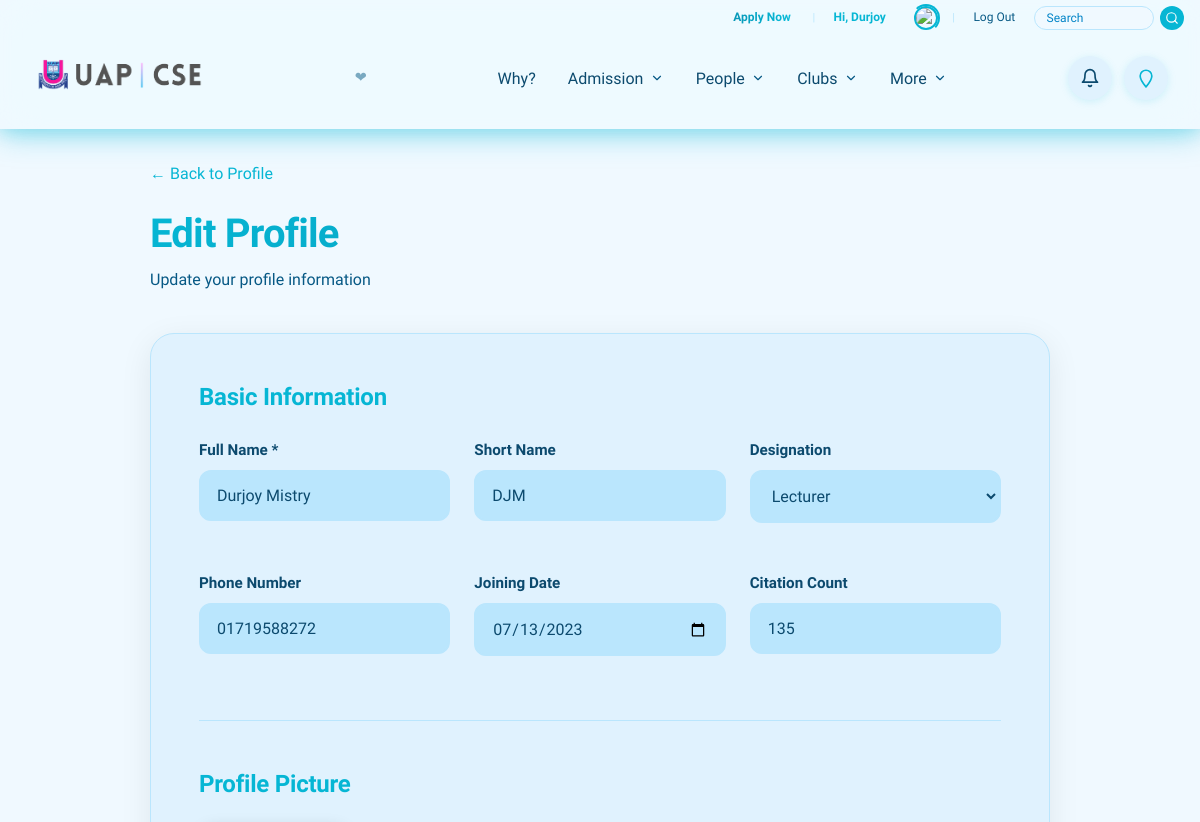
Before: /people/profile/edit/ (signed in, upper part) with the older database file.
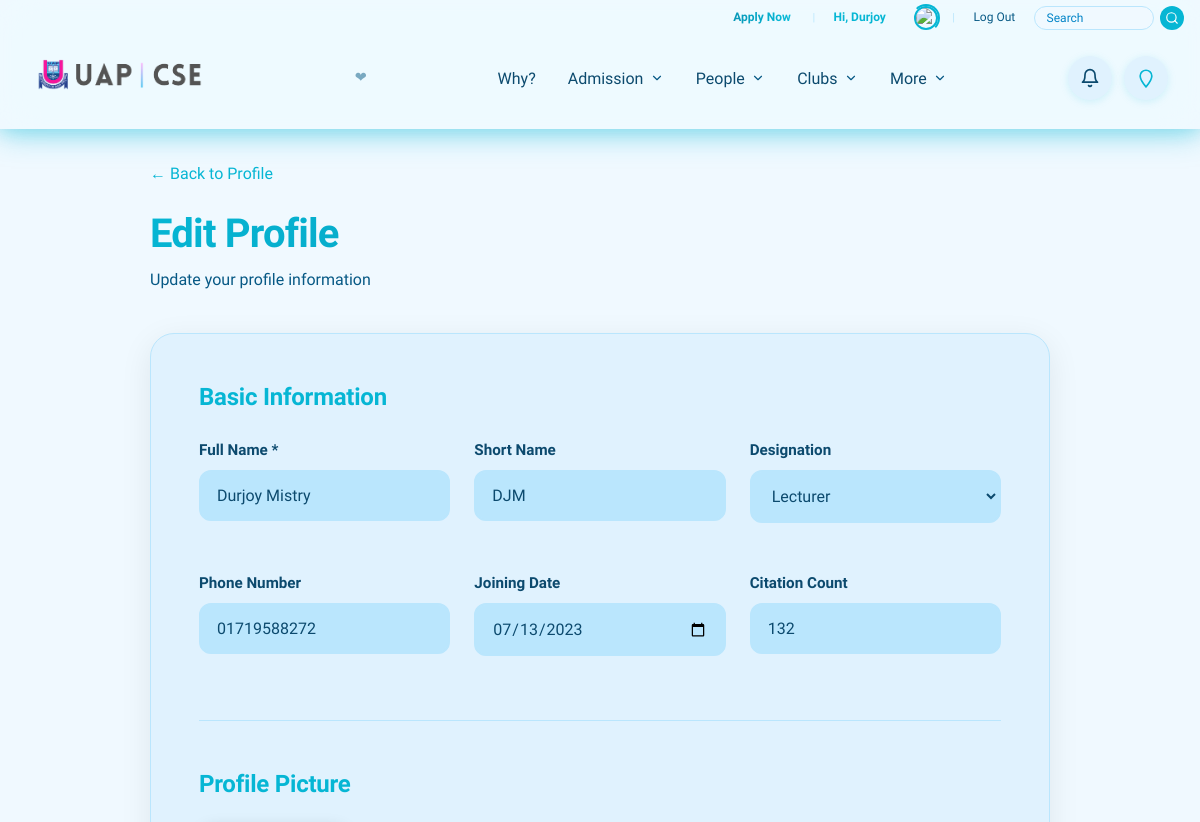
After: the same page with the newer database file.
### people/models.py (models this page shows, shortened)
class Faculty(models.Model):
    DESIGNATION_CHOICES = [
        ('Professor', 'Professor'),
        ('Associate Professor', 'Associate Professor'),
        ('Assistant Professor', 'Assistant Professor'),
        ('Lecturer', 'Lecturer'),
        ('Teaching Assistant', 'Teaching Assistant'),
    ]
    base_user = models.OneToOneField(
        BaseUser,
        on_delete=models.CASCADE,
        primary_key=True,
        related_name='faculty_profile',
        help_text="Base user account"
    )
    name = models.CharField(
        max_length=50,
        default="Name",
        help_text="Full name of the faculty member"
    )
    shortname = models.CharField(
        max_length=5,
        default='N/A',
        help_text="Short name or initials"
    )
    designation = models.CharField(
        max_length=20,
        choices=DESIGNATION_CHOICES,
        null=True,
        blank=True,
        help_text="Academic designation"
    )
    phone = models.CharField(
        max_length=11,
        blank=True,
        null=True,
        help_text="Contact phone number"
    )
    bio = models.CharField(
        max_length=92,
        blank=True,
        null=True,
        help_text="Short biography (max 92 characters)"
    )
    about = RichTextField(
        blank=True,
        null=True,
        help_text="Detailed about section with rich text"
    )
    profile_pic = ImageCropField(
        upload_to='faculty_photos/',
        null=True,
        blank=True,
        help_text="Faculty profile picture (Max 600KB, will be compressed and resized to 600x600px if larger)"
    )
    cropping = ImageRatioField(
        'profile_pic',
        '600x600',
        size_warning=True,
        help_text="Crop image to 1:1 aspect ratio (600x600)"
    )
    joining_date = models.DateField(
        null=True,
        blank=True,
        help_text="Date when faculty joined"
    )
    last_office_date = models.DateField(
        null=True,
        blank=True,
        help_text="Last date of service at UAP. If set, faculty will be shown in Legacy Faculty section"
    )
    google_scholar_url = models.URLField(
        max_length=255,
        blank=True,
        null=True,
        help_text="Google Scholar profile URL"
    )
    researchgate_url = models.URLField(
        max_length=255,
        blank=True,
        null=True,
        help_text="ResearchGate profile URL"
    )
    orcid_url = models.URLField(
        max_length=255,
        blank=True,
        null=True,
        help_text="ORCID profile URL"
    )
    scopus_url = models.URLField(
        max_length=255,
        blank=True,
        null=True,
        help_text="Scopus profile URL"
    )
    linkedin_url = models.URLField(
        max_length=255,
        blank=True,
        null=True,
        help_text="LinkedIn profile URL"
    )
    researches = RichTextField(
        blank=True,
        null=True,
        help_text="Research information with rich text"
    )
    citation = models.PositiveIntegerField(
        default=0,
        blank=True,
        null=True,
        help_text="Total citations count"
    )
    sl = models.PositiveIntegerField(
        validators=[MinValueValidator(1)],
        blank=True,
        null=True,
        help_text="Serial number for ordering"
    )
    routine = RichTextField(
        blank=True,
        null=True,
        help_text="Faculty routine with rich text"
    )
    is_head = models.BooleanField(
        default=False,
        null=True,
        blank=True,
        help_text="Whether this faculty member is the head of department"
    )
    is_dept_proctor = models.BooleanField(
        default=False,
        null=True,
        blank=True,
        help_text="Whether this faculty member is the department proctor"
    )
    is_bsc_admission_coordinator = models.BooleanField(
        default=False,
        null=True,
        blank=True,
        help_text="Whether this faculty member is the BSc admission coordinator"
    )
    is_mcse_admission_coordinator = models.BooleanField(
        default=False,
        null=True,
        blank=True,
        help_text="Whether this faculty member is the MCSE admission coordinator"
    )
    is_on_study_leave = models.BooleanField(
        default=False,
        null=True,
        blank=True,
        help_text="Whether this faculty member is currently on study leave"
    )
    cv = models.FileField(
        upload_to='faculty_cvs/',
        null=True,
        blank=True,
        help_text="Faculty CV/resume document (PDF only, Max 5MB)"
    )
    class Meta:
        verbose_name = 'Faculty'
        verbose_name_plural = 'Faculties'
        ordering = ['sl']

### people/views.py (the view, shortened to what this page needs)
# urls.py: path('profile/edit/', views.edit_profile, name='edit_profile'),
@login_required
def edit_profile(request):
    user = request.user
    user = BaseUser.objects.select_related(
        'faculty_profile',
        'staff_profile',
        'officer_profile',
        'club_member_profile'
    ).get(pk=user.pk)
    profile = None
    profile_type = None
    if hasattr(user, 'faculty_profile') and user.faculty_profile:
        profile = user.faculty_profile
        profile_type = 'faculty'
    elif hasattr(user, 'staff_profile') and user.staff_profile:
        profile = user.staff_profile
        profile_type = 'staff'
    elif hasattr(user, 'officer_profile') and user.officer_profile:
        profile = user.officer_profile
        profile_type = 'officer'
    elif hasattr(user, 'club_member_profile') and user.club_member_profile:
        profile = user.club_member_profile
        profile_type = 'club_member'
    if not profile:
        messages.error(request, 'No profile found. Please contact the administrator.')
        return redirect('people:user_profile')
    context = {
        'user': user,
        'profile': profile,
        'profile_type': profile_type,
    }
    return render(request, 'people/edit_profile.html', context)

### clubs/context_processors.py (called while the page is built)
def clubs(request):
    clubs = Club.objects.all().order_by('sl', 'name')
    return {
        'clubs': clubs
    }

### designs/context_processors.py (called while the page is built)
def admission_elements(request):
    admission_elements = AdmissionElement.objects.all().order_by('sl')
    return {
        'admission_elements': admission_elements
    }

### templates/people/edit_profile.html (shortened to what this page needs)
{% extends 'base.html' %}
{% load static %}
{% block extra_css %}
<link rel="stylesheet" href="https://cdn.jsdelivr.net/npm/cropperjs@1.6.2/dist/cropper.min.css">
<link rel="stylesheet" href="https://cdn.ckeditor.com/4.25.1/full-all/contents.css">
{% endblock %}
{% block content %}
<div class="container">
    <section class="edit-profile-section">
        <div class="edit-profile-header">
            <a href="{% url 'people:user_profile' %}" class="back-link">
                ← Back to Profile
            </a>
            <h1>Edit Profile</h1>
            <p class="subtitle">Update your profile information</p>
        </div>
        <form method="POST" enctype="multipart/form-data" class="edit-profile-form" id="editProfileForm">
            <div class="form-section">
                <h2 class="section-title">Basic Information</h2>
                <div class="form-grid">
                    <div class="form-group">
                        <label for="name">Full Name *</label>
                        <input type="text" id="name" name="name" value="{% if profile %}{{ profile.name }}{% else %}{{ user.get_full_name }}{% endif %}" required>
                    </div>
                    {% if profile_type == 'faculty' %}
                    <div class="form-group">
                        <label for="shortname">Short Name</label>
                        <input type="text" id="shortname" name="shortname" value="{{ profile.shortname }}" maxlength="5" placeholder="e.g., DM">
                    </div>
                    {% endif %}
                    {% if profile_type == 'faculty' %}
                    <div class="form-group">
                        <label for="designation">Designation</label>
                        <select id="designation" name="designation">
                            <option value="Lecturer" {% if profile.designation == 'Lecturer' %}selected{% endif %}>Lecturer</option>
                        </select>
                    </div>
                    {% elif profile_type == 'officer' %}
                    <div class="form-group">
                        <label for="position">Position</label>
                        <input type="text" id="position" name="position" value="{{ profile.position }}" placeholder="e.g., Administrative Officer">
                    </div>
                    {% elif profile_type == 'club_member' %}
                    <div class="form-group">
                        <label for="last_club_position">Club Position</label>
                        <input type="text" id="last_club_position" name="last_club_position" value="{{ profile.last_club_position }}" placeholder="e.g., President, Secretary">
                    </div>
                    {% endif %}
                    <div class="form-group">
                        <label for="phone">Phone Number</label>
                        <input type="tel" id="phone" name="phone" value="{% if profile %}{{ profile.phone }}{% else %}{{ user.phone_number }}{% endif %}" placeholder="e.g., 01712345678">
                    </div>
                    <div class="form-group">
                        <label for="joining_date">Joining Date</label>
                        <input type="date" id="joining_date" name="joining_date" value="{% if profile and profile.joining_date %}{{ profile.joining_date|date:'Y-m-d' }}{% endif %}">
                    </div>
                    {% if profile_type == 'faculty' %}
                    <div class="form-group">
                        <label for="citation">Citation Count</label>
                        <input type="number" id="citation" name="citation" value="{{ profile.citation }}" min="0" placeholder="0">
                    </div>
                    {% endif %}
                </div>
            </div>
            <div class="form-section">
                <h2 class="section-title">Profile Picture</h2>
            </div>
        </form>
    </section>
</div>
{% endblock %}

Changed rows visible on the page:
changed Faculty "Durjoy Mistry": citation "135" → "132"
